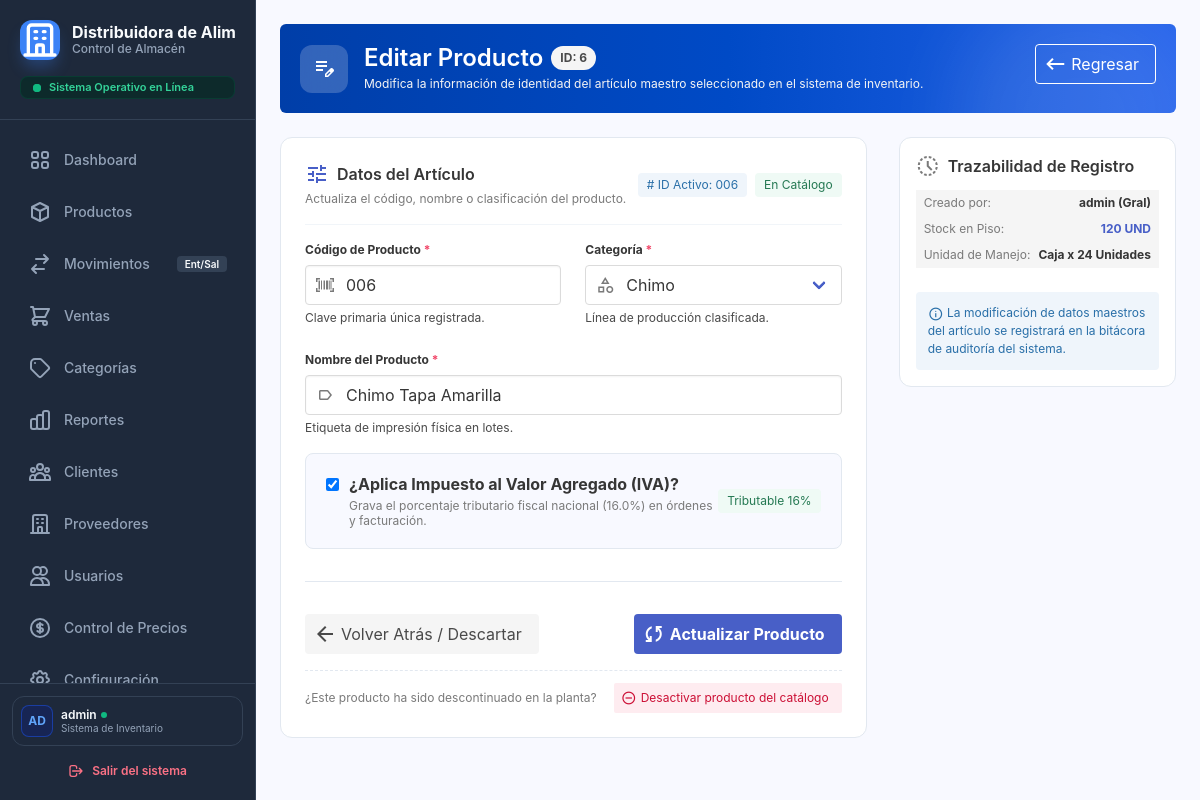
The app's page /index.php?controller=producto&action=formEditar&id=6 (signed in), older data.
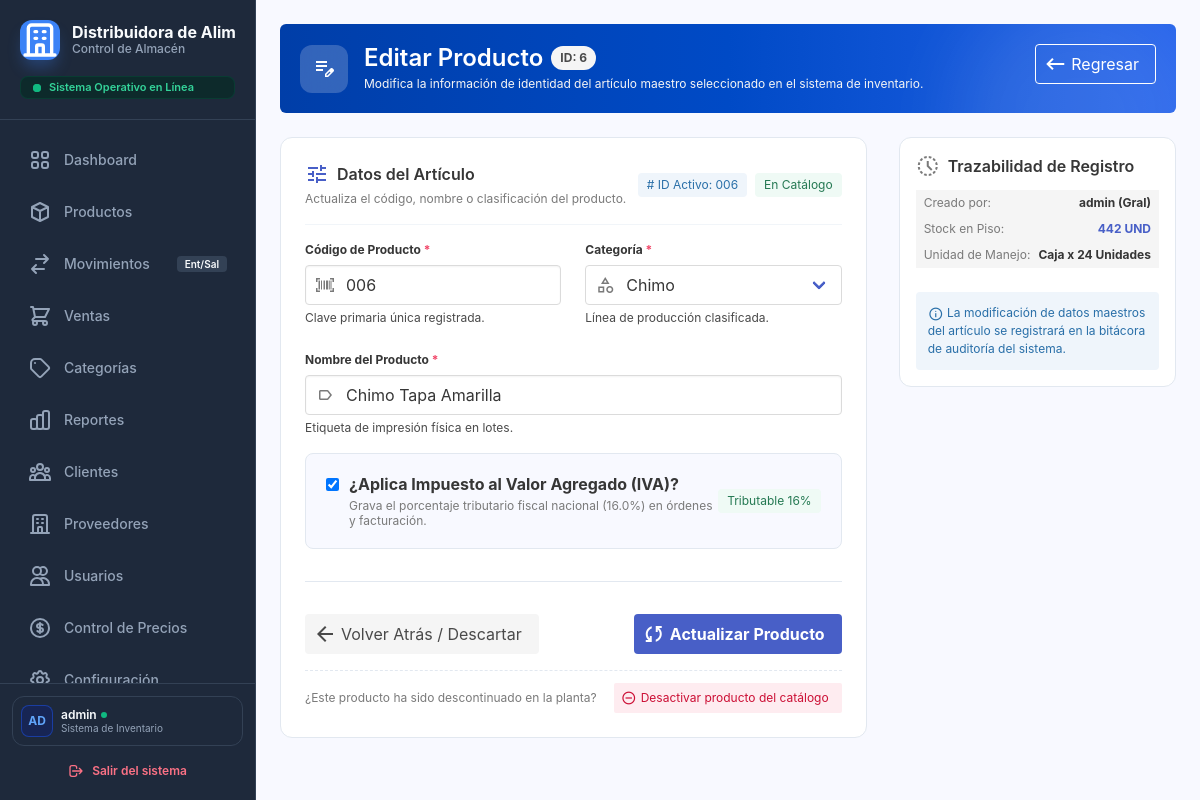
The same page, newer data.
### tables this page shows
CREATE TABLE `productos` (
  `id_producto` int(11) NOT NULL,
  `codigo` varchar(50) NOT NULL,
  `nombre` varchar(150) NOT NULL,
  `id_categoria` int(11) NOT NULL,
  `precio_compra` decimal(10,2) NOT NULL,
  `precio_venta` decimal(10,2) NOT NULL DEFAULT 0.00,
  `aplica_iva` tinyint(1) DEFAULT 1,
  `stock_actual` int(11) DEFAULT 0,
  `stock_minimo` int(11) DEFAULT 5,
  `estado` tinyint(1) DEFAULT 1,
  `create_at` timestamp NOT NULL DEFAULT current_timestamp()
);

CREATE TABLE `categorias` (
  `id_categoria` int(11) NOT NULL,
  `nombre` varchar(50) NOT NULL,
  `descripcion` varchar(255) DEFAULT NULL,
  `estado` tinyint(1) DEFAULT 1
);

### public/index.php (called while the page is built, shortened)
<?php
require_once __DIR__ . '/../app/helpers/seguridad.php';
$controlador = $_GET['controller'] ?? 'sistema';
$accion      = $_GET['action']     ?? 'index';
$controlador = is_string($controlador) ? strtolower($controlador) : '';
$accion      = is_string($accion)      ? strtolower($accion)      : '';
$definicion = $rutas[$controlador];
$ruta       = $definicion['acciones'][$accion];
$json       = $ruta['json'];
try {
    $instancia = new $clase();
    $instancia->$accion();
} catch (Throwable $e) {
    registrarEvento('error_interno', $controlador . '/' . $accion . ': ' . $e->getMessage());
    responderError(
        500,
        MODO_DESARROLLO ? $e->getMessage() : 'Ocurrió un error interno. Inténtalo de nuevo más tarde.',
        $json
    );
}

### app/helpers/seguridad.php (called while the page is built, shortened)
<?php
function validarEntero($valor, int $min = 1, int $max = PHP_INT_MAX): ?int
{
    $resultado = filter_var($valor, FILTER_VALIDATE_INT, [
        'options' => ['min_range' => $min, 'max_range' => $max],
    ]);
    return $resultado === false ? null : $resultado;
}

### app/model/productoModel.php (called while the page is built, shortened)
<?php
class productoModel {
    private $pdo;
    public function __construct($pdo){
        $this->pdo = $pdo;
    }
    public function obtenerProductoPorId($id_producto){
        try {
            $sql = "SELECT * FROM productos WHERE id_producto = :id_producto";
            $stmt = $this->pdo->prepare($sql);
            $stmt->execute([':id_producto' => $id_producto]);
            return $stmt->fetch(PDO::FETCH_ASSOC);
        } catch (PDOException $e) {
            error_log("Error al obtener producto por ID: " . $e->getMessage());
            return false;
        }
    }
}

### app/model/categoriaModel.php (called while the page is built, shortened)
<?php
class CategoriaModel {
    private $pdo;
    public function __construct($pdo) {
        $this->pdo = $pdo;
    }
    public function getAll() {
        $sql = "SELECT c.id_categoria, c.nombre, c.descripcion, c.estado,
                       COUNT(p.id_producto) AS total_articulos
                FROM categorias c
                LEFT JOIN productos p ON c.id_categoria = p.id_categoria AND p.estado = 1
                GROUP BY c.id_categoria, c.nombre, c.descripcion, c.estado
                ORDER BY c.nombre ASC";
        $stmt = $this->pdo->query($sql);
        return $stmt->fetchAll(PDO::FETCH_ASSOC);
    }
}
?>

### app/views/producto/editarProducto.php (the view, shortened to what the changed rows need)
<!DOCTYPE html>
<html lang="es">
<head>
    <link rel="stylesheet" href="https://cdn.jsdelivr.net/npm/bulma@0.9.4/css/bulma.min.css">
    <link rel="stylesheet" href="assets/css/sidebar.css" />
    <link rel="stylesheet" href="assets/css/dashboard.css" />
    <link rel="stylesheet" href="assets/css/editar-producto.css" />
</head>
<body class="is-flex" style="height: 100vh; overflow: hidden; width: 100%;">
    <?php require_once __DIR__ . '/../layouts/sidebar.php'; ?>
    <main class="main is-flex-grow-1" style="background-color: #f8f9ff; width: 100%; height: 100vh; overflow-y: auto;">
        <div class="p-5" style="width: 100%;">
            <div class="max-w-5xl mx-auto w-full space-y-6">
                <div class="box mb-5 is-shadowless" style="background: linear-gradient(to right, #003ea8, #004ac6, #2563eb); position: relative; overflow: hidden;">
                <div style="position: absolute; top: -30px; right: -30px; width: 250px; height: 250px; background: rgba(255,255,255,0.1); border-radius: 50%; filter: blur(40px); pointer-events: none;"></div>
                <div class="is-flex is-flex-direction-column-touch is-align-items-center-desktop is-justify-content-space-between" style="position: relative; z-index: 10; gap: 1rem;">
                    <div class="is-flex is-align-items-center" style="gap: 1rem;">
                        <div style="width: 48px; height: 48px; display: flex; align-items: center; justify-content: center; border-radius: 12px; background: rgba(255,255,255,0.2); backdrop-filter: blur(10px);">
                            <span class="material-symbols-outlined has-text-white is-size-4" style="color: white !important;">edit_note</span>
                        </div>
                        <div>
                            <div class="is-flex is-align-items-center" style="gap: 0.5rem;">
                                <h1 class="title is-4 has-text-white mb-0">Editar Producto</h1>
                                <span class="tag is-white is-light is-rounded has-text-weight-bold is-small">ID: <?= htmlspecialchars($producto['id_producto'] ?? '') ?></span>
                            </div>
                            <p class="has-text-white-ter is-size-7 mt-1">Modifica la información de identidad del artículo maestro seleccionado en el sistema de inventario.</p>
                        </div>
                    </div>
                    <div>
                        <button class="button is-white is-outlined has-text-white" onclick="window.history.back()" type="button">
                            <span class="icon"><span class="material-symbols-outlined">keyboard_backspace</span></span>
                            <span>Regresar</span>
                        </button>
                    </div>
                </div>
            </div>
            </div>
                <div class="columns is-variable is-4 items-start">
                    <div class="column is-8-desktop">
                        <div class="box is-shadowless p-5" style="border: 1px solid #e2e8f0; border-radius: 12px; background: #ffffff;">
                            <div class="is-flex is-justify-content-space-between is-align-items-center pb-4 mb-4" style="border-bottom: 1px solid #f1f5f9;">
                                <div>
                                    <div class="is-flex is-align-items-center" style="gap: 0.5rem;">
                                        <span class="material-symbols-outlined has-text-link">tune</span>
                                        <h2 class="title is-6 mb-0">Datos del Artículo</h2>
                                    </div>
                                    <p class="is-size-7 has-text-grey mt-1">Actualiza el código, nombre o clasificación del producto.</p>
                                </div>
                                <div class="is-flex is-align-items-center" style="gap: 0.5rem;">
                                    <span class="tag is-info is-light"># ID Activo: <?= htmlspecialchars($producto['codigo'] ?? '000') ?></span>
                                    <span class="tag is-success is-light">En Catálogo</span>
                                </div>
                            </div>
                            <form action="index.php?controller=producto&action=actualizarProducto" method="POST" id="editProductForm">
                                <div class="columns">
                                    <div class="column">
                                        <div class="field">
                                            <label class="label is-small" for="codigo">Código de Producto <span class="has-text-danger">*</span></label>
                                            <div class="control has-icons-left">
                                                <input class="input" type="text" id="codigo" name="codigo"
                                                       value="<?= htmlspecialchars($producto['codigo'] ?? '') ?>" required>
                                                <span class="icon is-left has-text-grey"><span class="material-symbols-outlined is-size-5">barcode_scanner</span></span>
                                            </div>
                                            <p class="help">Clave primaria única registrada.</p>
                                        </div>
                                    </div>
                                    <div class="column">
                                        <div class="field">
                                            <label class="label is-small" for="id_categoria">Categoría <span class="has-text-danger">*</span></label>
                                            <div class="control has-icons-left">
                                                <div class="select is-fullwidth">
                                                    <select id="id_categoria" name="id_categoria" required>
                                                        <?php if(!empty($categorias)): ?>
                                                            <?php foreach($categorias as $cat): ?>
                                                                <option value="<?= $cat['id_categoria'] ?>"
                                                                    <?= (isset($producto['id_categoria']) && $producto['id_categoria'] == $cat['id_categoria']) ? 'selected' : '' ?>>
                                                                    <?= htmlspecialchars($cat['nombre']) ?>
                                                                </option>
                                                            <?php endforeach; ?>
                                                        <?php endif; ?>
                                                    </select>
                                                </div>
                                                <span class="icon is-left has-text-grey"><span class="material-symbols-outlined is-size-5">category</span></span>
                                            </div>
                                            <p class="help">Línea de producción clasificada.</p>
                                        </div>
                                    </div>
                                </div>
                                <div class="field mt-3">
                                    <label class="label is-small" for="nombre">Nombre del Producto <span class="has-text-danger">*</span></label>
                                    <div class="control has-icons-left">
                                        <input class="input" type="text" id="nombre" name="nombre"
                                               value="<?= htmlspecialchars($producto['nombre'] ?? '') ?>" required>
                                        <span class="icon is-left has-text-grey"><span class="material-symbols-outlined is-size-5">label</span></span>
                                    </div>
                                    <p class="help">Etiqueta de impresión física en lotes.</p>
                                </div>
                                <div class="field mt-4">
                                    <div class="box is-shadowless" style="background-color: #f8f9ff; border: 1px solid #e2e8f0; border-radius: 8px;">
                                        <label class="checkbox is-flex is-align-items-start" style="cursor: pointer; gap: 10px;">
                                            <input type="checkbox" id="aplica_iva" name="aplica_iva" value="1"
                                                   <?= (!empty($producto['aplica_iva']) && $producto['aplica_iva'] == 1) ? 'checked' : '' ?> style="margin-top: 4px;">
                                            <div class="is-flex is-justify-content-space-between is-align-items-center w-full">
                                                <div>
                                                    <strong>¿Aplica Impuesto al Valor Agregado (IVA)?</strong>
                                                    <p class="is-size-7 has-text-grey mt-1">Grava el porcentaje tributario fiscal nacional (16.0%) en órdenes y facturación.</p>
                                                </div>
                                                <span class="tag is-success is-light">Tributable 16%</span>
                                            </div>
                                        </label>
                                    </div>
                                </div>
                                <hr style="background-color: #e2e8f0; height: 1px; border: none; margin: 2rem 0;" />
                                <div class="is-flex is-flex-direction-column-touch is-justify-content-space-between is-align-items-center" style="gap: 1rem;">
                                    <button class="button is-light" type="button" onclick="window.history.back()">
                                        <span class="icon"><span class="material-symbols-outlined">arrow_back</span></span>
                                        <span>Volver Atrás / Descartar</span>
                                    </button>
                                    <button class="button is-link has-text-weight-bold" type="submit">
                                        <span class="icon"><span class="material-symbols-outlined">sync</span></span>
                                        <span>Actualizar Producto</span>
                                    </button>
                                </div>
                                <div class="mt-4 pt-3 is-flex is-justify-content-space-between is-align-items-center" style="border-top: 1px dashed #e2e8f0;">
                                    <span class="is-size-7 has-text-grey">¿Este producto ha sido descontinuado en la planta?</span>
                                    <button class="button is-small is-danger is-light" id="btnDeactivate" type="button">
                                        <span class="icon"><span class="material-symbols-outlined is-size-6">do_not_disturb_on</span></span>
                                        <span>Desactivar producto del catálogo</span>
                                    </button>
                                </div>
                            </form>
                        </div>
                    </div>
                    <div class="column is-4-desktop">
                        <div class="box is-shadowless p-4" style="border: 1px solid #e2e8f0; border-radius: 12px; background: #ffffff;">
                            <div class="is-flex is-align-items-center mb-3" style="gap: 0.5rem;">
                                <span class="material-symbols-outlined has-text-grey">history_toggle_off</span>
                                <h3 class="title is-6 mb-0">Trazabilidad de Registro</h3>
                            </div>
                            <div class="content is-small space-y-2">
                                <div class="is-flex is-justify-content-space-between py-1 px-2 has-background-white-ter rounded">
                                    <span class="has-text-grey">Creado por:</span>
                                    <strong>admin (Gral)</strong>
                                </div>
                                <div class="is-flex is-justify-content-space-between py-1 px-2 has-background-white-ter rounded">
                                    <span class="has-text-grey">Stock en Piso:</span>
                                    <strong class="has-text-link"><?= htmlspecialchars($producto['stock_actual'] ?? '0') ?> UND</strong>
                                </div>
                                <div class="is-flex is-justify-content-space-between py-1 px-2 has-background-white-ter rounded">
                                    <span class="has-text-grey">Unidad de Manejo:</span>
                                    <strong>Caja x 24 Unidades</strong>
                                </div>
                            </div>
                            <div class="notification is-info is-light p-3 mt-3 is-size-7">
                                <span class="material-symbols-outlined is-size-6" style="vertical-align: middle;">info</span>
                                La modificación de datos maestros del artículo se registrará en la bitácora de auditoría del sistema.
                            </div>
                        </div>
                    </div>
                </div>
            </div>
    </main>
</body>
</html>

Row changes from the older to the newer data that the page shows:
changed productos "Chimo Tapa Amarilla": stock_actual "120" → "442"
